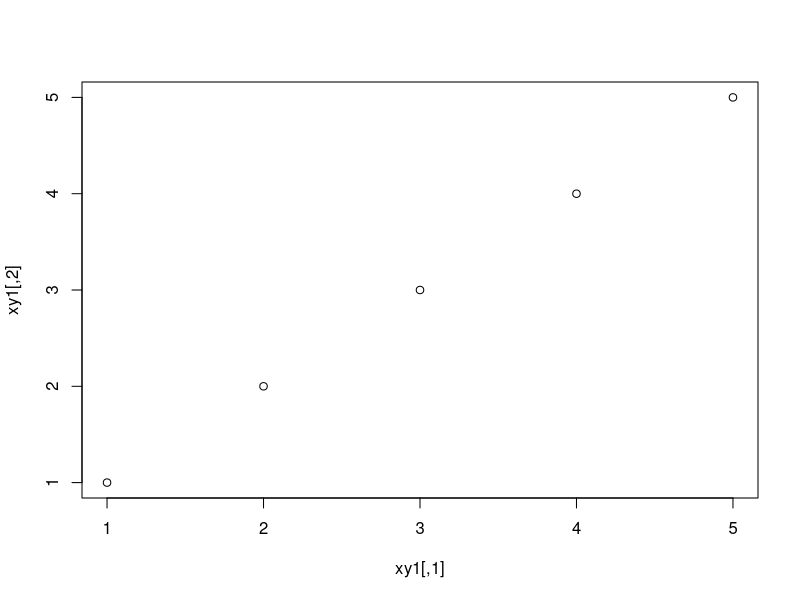
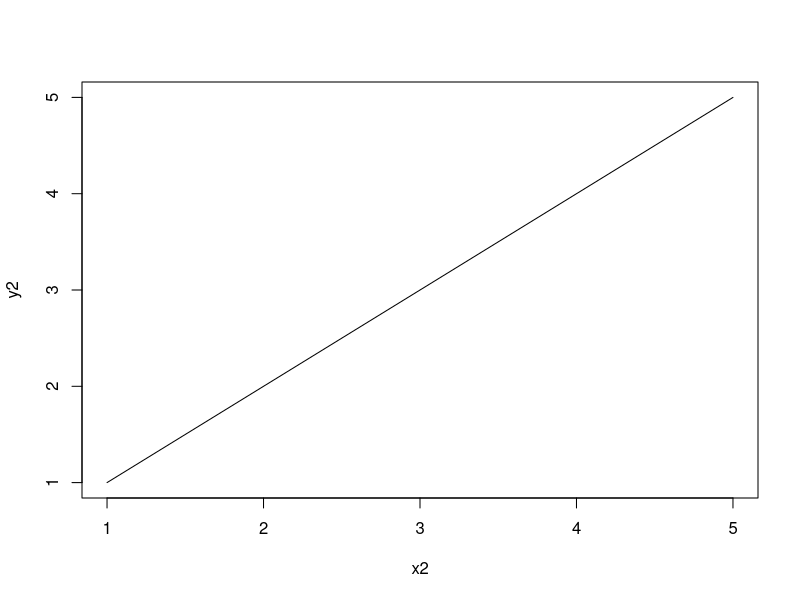
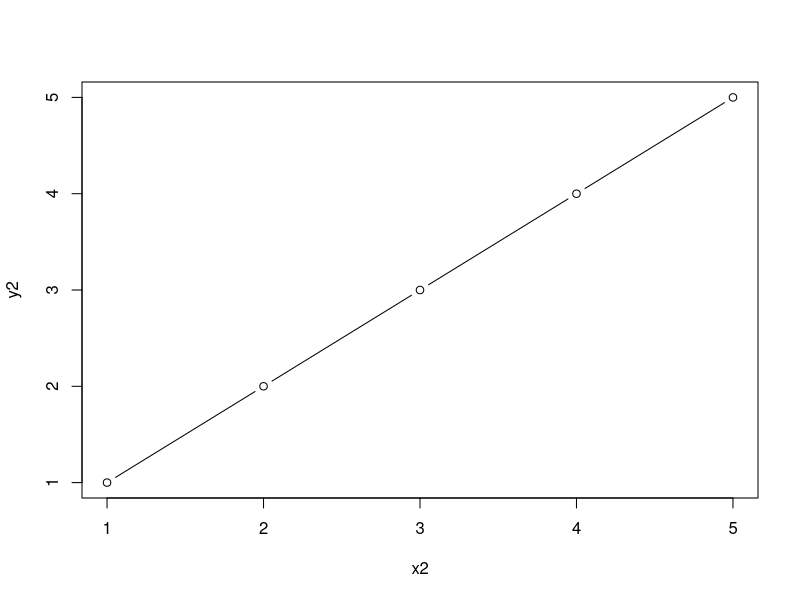
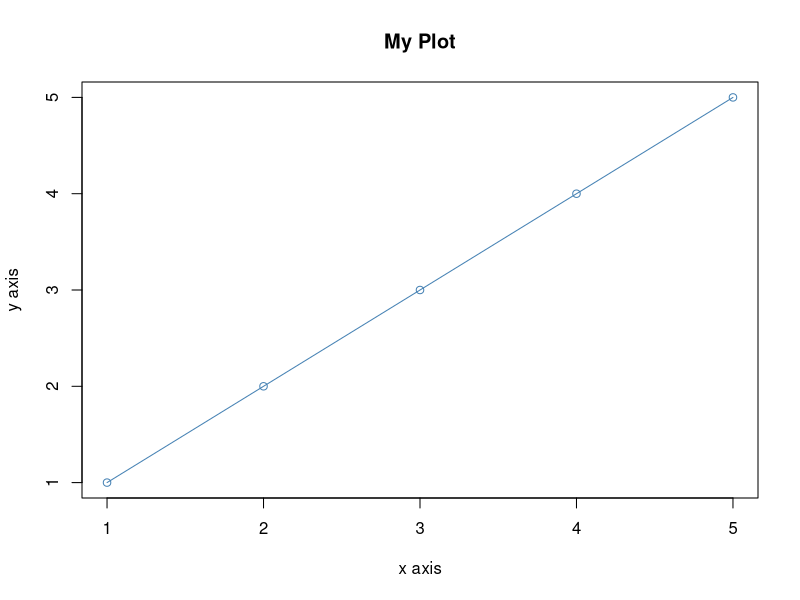
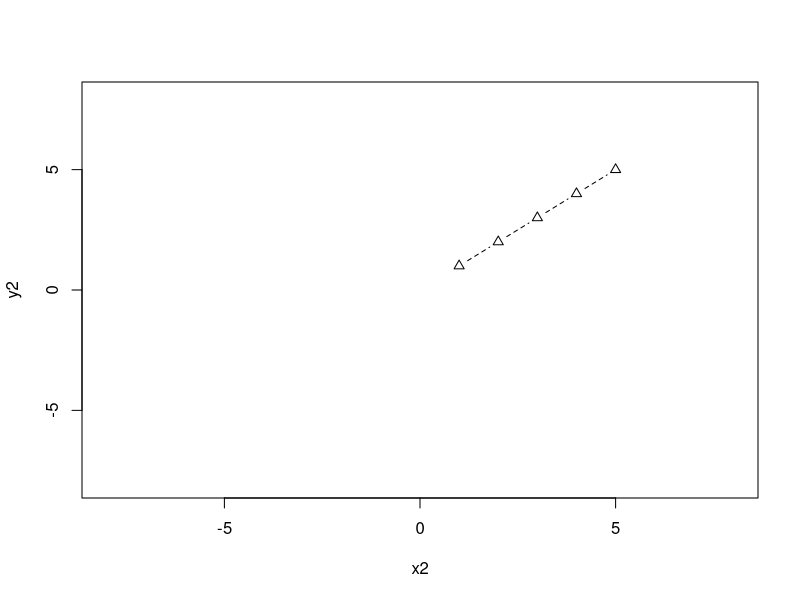
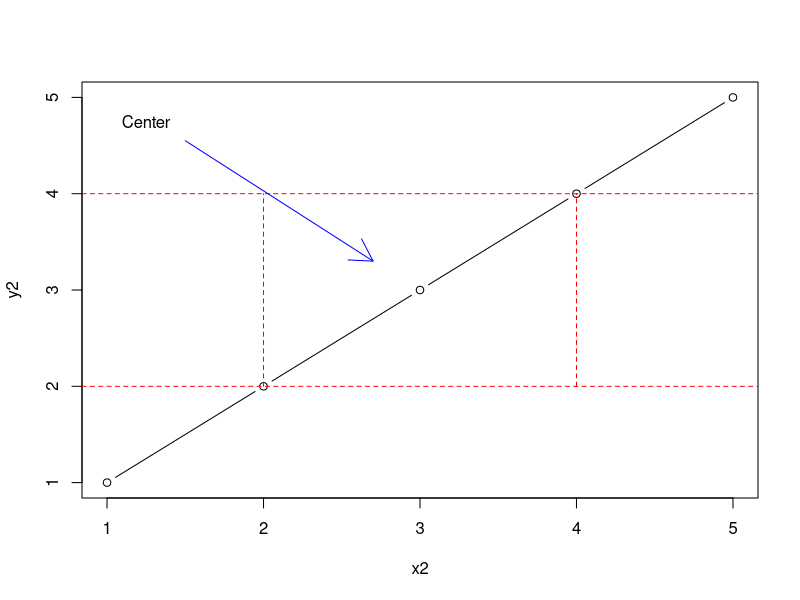
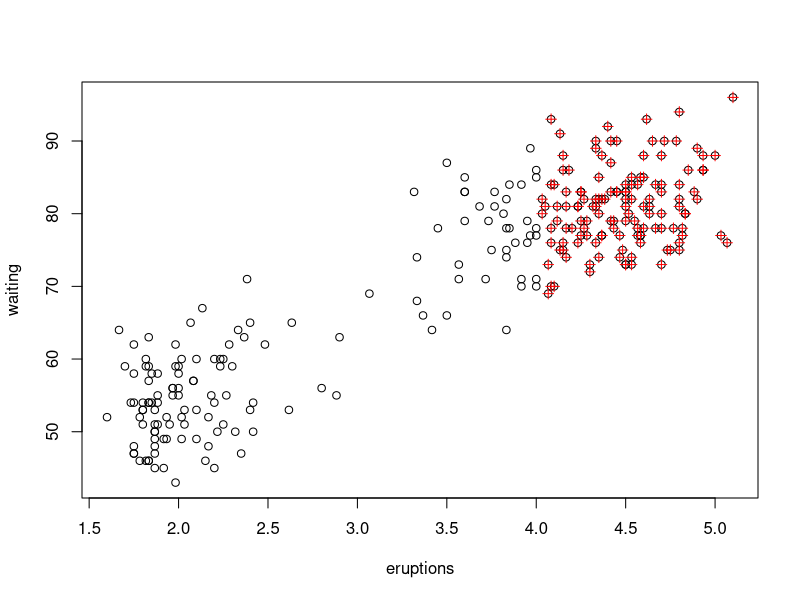

These figures' R source, in order:
# ----- BASIC PLOTTING -----
# R provides great plotting tools

# Plotting x y coordinates from a matrix
# 1st 5 are x and 2nd 5 are y
xy1 = matrix(data=c(1,2,3,4,5,
                    1,2,3,4,5), nrow=5, ncol=5)
plot(xy1)

# Draw a line
x2 = c(1,2,3,4,5)
y2 = c(1,2,3,4,5)
plot(x2, y2, type="l")

# Points and lines
plot(x2, y2, type="b")

# Points and lines with no space around points,
# labels, a blue line (Find more with colors())
plot(x2, y2, type="o", 
     main="My Plot", xlab="x axis", ylab="y axis",
     col="steelblue")

# pch (1-25) defines different points
# lty (1-6) defines different lines
# xlim defines the max and min x plotting region
# ylim defines the max and min y plotting region
plot(x2, y2, type="b", pch=2, lty=2,
     xlim=c(-8,8), ylim=c(-8,8))

# Multiple plots
plot(x2, y2, type="b")

# Adds straight lines at 2 and 4 coordinates
abline(h=c(2,4), col="red",lty=2)

# Draw a 2 segmented lines with starting and ending x
# and y points
segments(x0=c(2,4), y0=c(2,2), x1=c(2,4), y1=c(4,4),
         col="red",lty=2)

# Draw an arrow
arrows(x0=1.5, y0=4.55, x1=2.7, y1=3.3, col="blue")

# Print Text
text(x=1.25, y=4.75, labels="Center")

# Load a built in data.frame
plot(faithful)

# Highlight eruptions with a waiting time greater
# then 4
eruptions4 = with(faithful, faithful[eruptions > 4,])

# Draw specific points
points(eruptions4, col="red", pch=3)